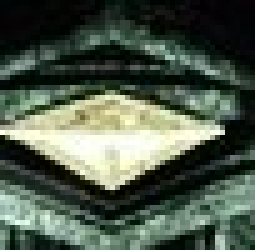
#> input picture practice/img1.jpg, 51 x 50 px, given in place of the camera (shown 5 times larger)
$ python seventh.py
#> lines starting #> are read from the running program, lines starting #| are printed output that depends on the picture; after the words box and inside, x2 and y2 are one past the last pixel; in counts of white or black regions, pixels touching at a corner belong together
import cv2
import numpy as np

cap=cv2.VideoCapture(0)
while True:
	_,frame= cap.read()
#> frame is the input picture: shape (50, 51, 3); mean B, G, R 75.5, 90.1, 78.1
	hsv= cv2.cvtColor(frame,cv2.COLOR_BGR2HSV)
#> hsv: shape (50, 51, 3); mean H, S, V 62.3, 101.2, 90.3
	lower_green = np.array([64,50,10])
	upper_green = np.array([150,255,255])

	mask=cv2.inRange(hsv,lower_green,upper_green)
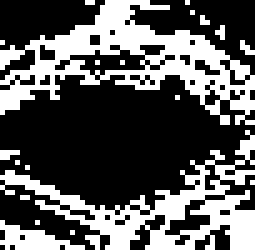
#> mask: shape (50, 51) (shown 5 times larger); 35.4% white; 20 white regions (17 under 20 px), largest, box (x1, y1, x2, y2) and area: (0, 0, 51, 25) 461, (0, 26, 51, 50) 359, (0, 44, 17, 50) 50
	res=cv2.bitwise_and(frame,frame,mask=mask)
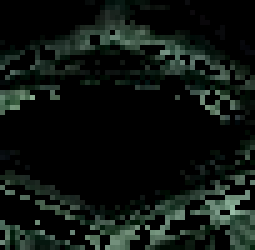
#> res: shape (50, 51, 3) (shown 5 times larger); mean B, G, R 16.6, 20.6, 14.1
	kernel = np.ones((15,15),np.float32)/225
	smoothed = cv2.filter2D(res,-1,kernel)
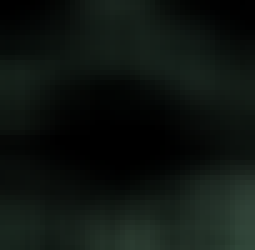
#> smoothed: shape (50, 51, 3) (shown 5 times larger); mean B, G, R 16.7, 20.7, 14.2
	blur=cv2.GaussianBlur(res,(15,15),0)
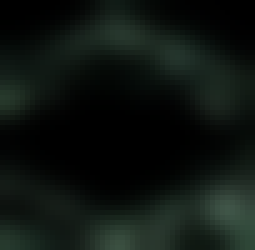
#> blur: shape (50, 51, 3) (shown 5 times larger); mean B, G, R 16.7, 20.7, 14.2
	median=cv2.medianBlur(res,15)
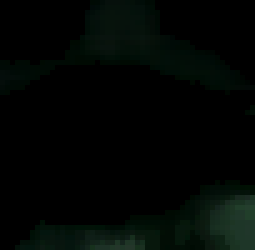
#> median: shape (50, 51, 3) (shown 5 times larger); mean B, G, R 3.7, 6.1, 2
	bilateral=cv2.bilateralFilter(res,15,75,75)
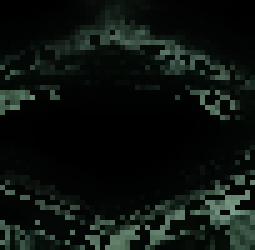
#> bilateral: shape (50, 51, 3) (shown 5 times larger); mean B, G, R 15.2, 18.9, 12.8

	cv2.imshow('frame',frame)
	# cv2.imshow('mask',mask)
	cv2.imshow('res',res)
	cv2.imshow('blur',blur)
	# cv2.imshow('smoothed',smoothed)
	cv2.imshow('median',median)
	cv2.imshow('bilateral',bilateral)
	k=cv2.waitKey(5)&0xFF
#> (key q is pressed here)
	if k==ord('q'):
		break
cv2.destroyAllWindows()
cap.release()

$ run again, on practice/img2.jpg
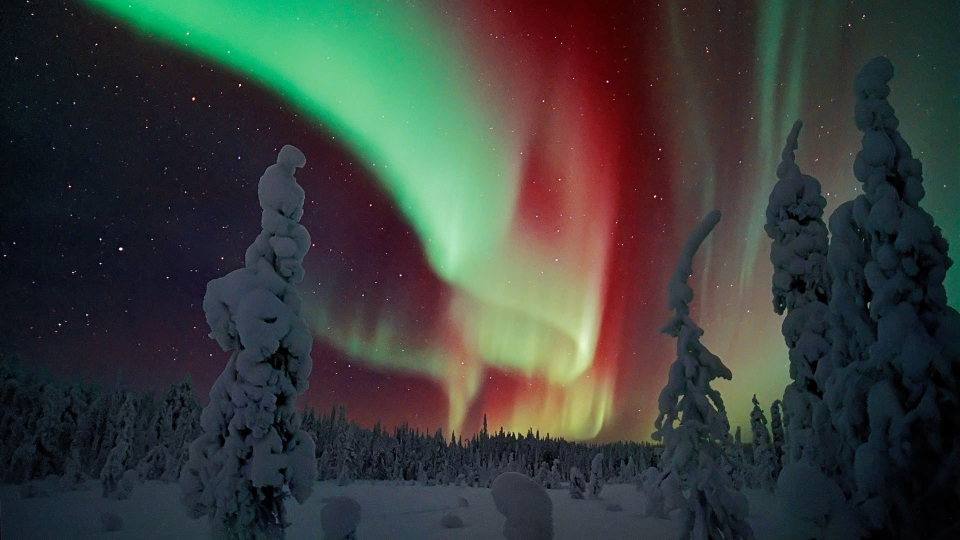
#> input picture practice/img2.jpg, 1920 x 1080 px, given in place of the camera (shown at 1/2 size)
#> frame is the input picture: shape (1080, 1920, 3); mean B, G, R 58.9, 62.6, 58.5
#> hsv: shape (1080, 1920, 3); mean H, S, V 92.8, 108.7, 78.3
#> `mask=cv2.inRange(hsv,lower_green,upper_green)`:
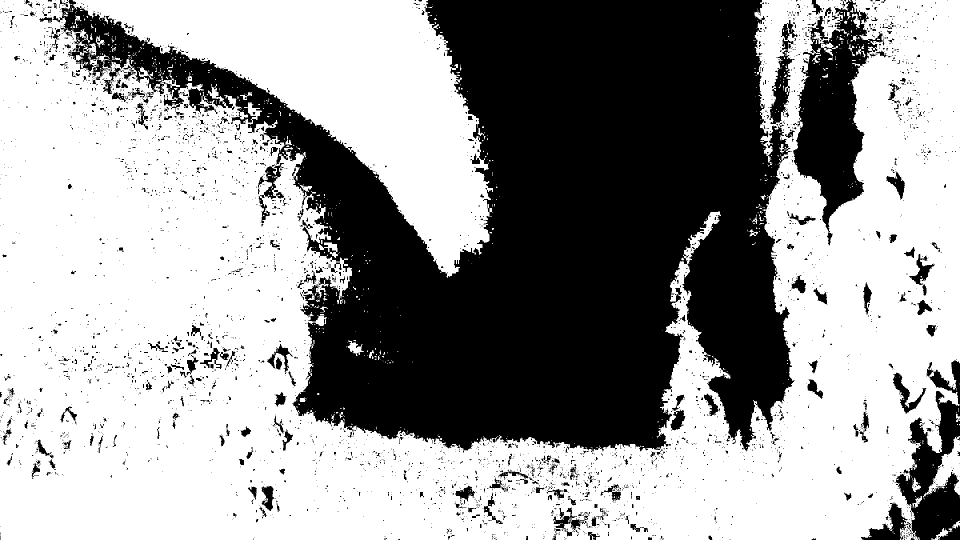
#> mask: shape (1080, 1920) (shown at 1/2 size); 60.9% white; 4081 black regions (3690 under 20 px), largest, box (x1, y1, x2, y2) and area: (105, 0, 1589, 904) 692001, (1586, 0, 1765, 491) 39057, (1792, 721, 1920, 1080) 21203
#> `res=cv2.bitwise_and(frame,frame,mask=mask)`:
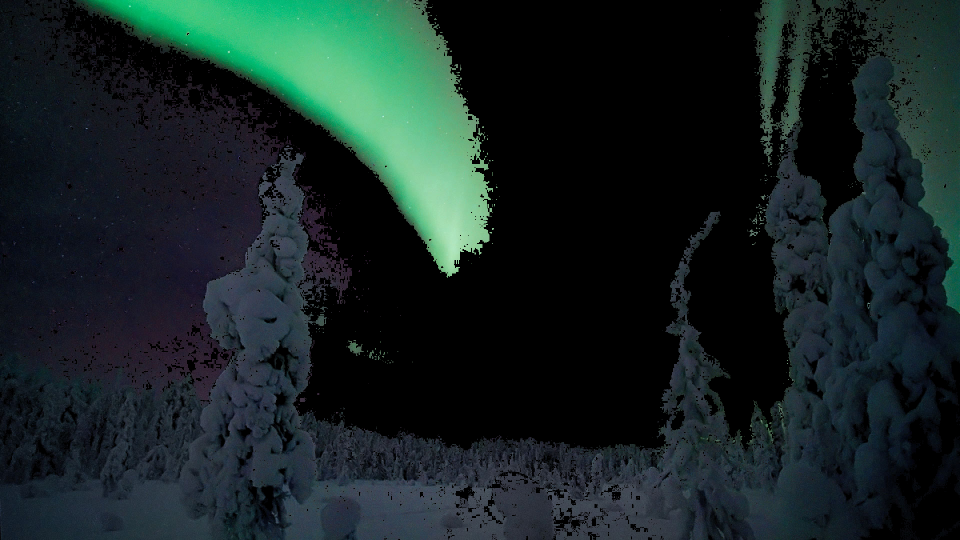
#> res: shape (1080, 1920, 3) (shown at 1/2 size); mean B, G, R 35.3, 35.8, 22.1
